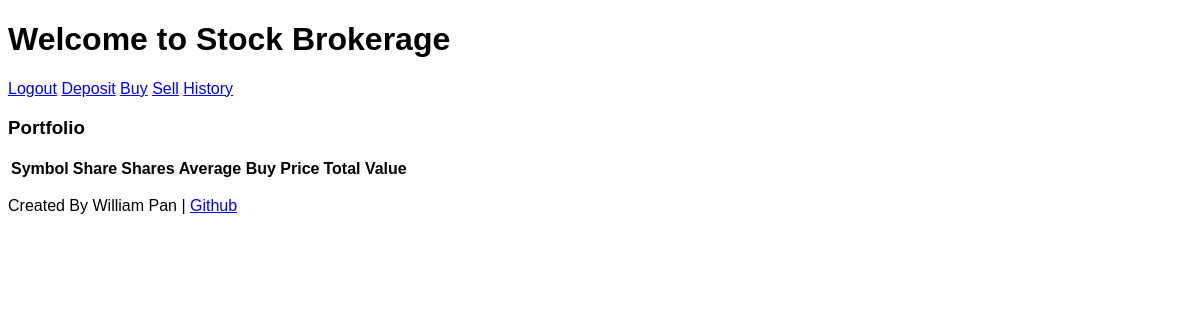
/ (signed in), run on an earlier commit of the app's database.
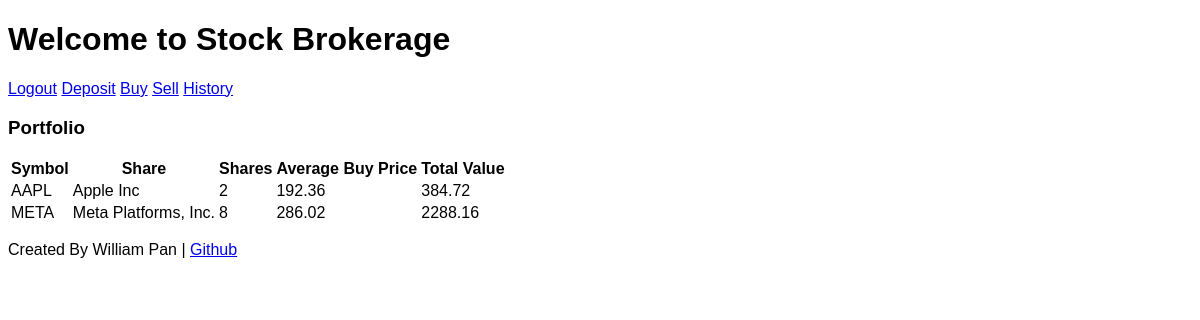
And on a later commit of the database.
### app.py (models this page shows)
class Portfolio(db.Model):
    id = db.Column(db.Integer, primary_key=True)
    user_id = db.Column(db.Integer, db.ForeignKey('user.id'), nullable=False)
    symbol = db.Column(db.String(10), nullable=False)
    name = db.Column(db.String(100), nullable=False)
    shares = db.Column(db.Integer, nullable=False)
    avg_buy_price = db.Column(db.Float, nullable=False)
    total_value = db.Column(db.Float, nullable=False)

### app.py (the view)
@app.route("/")
@require_login
def index():
    portfolio = db.session.execute(db.select(Portfolio).filter_by(user_id=session["user_id"])).scalars()
    return render_template("index.html", portfolio=portfolio)

### app.py (called while the page is built)
@app.after_request
def after_request(response):
    response.headers["Cache-Control"] = "no-cache, no-store, must-revalidate"
    response.headers["Expires"] = 0
    response.headers["Pragma"] = "no-cache"
    return response

### login.py (called while the page is built)
def require_login(function):
    @wraps(function)
    def decorated_function(*args, **kwargs):
        if session.get("user_id") is None:
            return redirect("/login")
        print("session", session.get("user_id"))
        return function(*args, **kwargs)
    return decorated_function

### templates/index.html (shortened to what this page needs)
{% extends "base.html" %}
{% block body %}
<a href="/logout">Logout</a>
<a href="/deposit">Deposit</a>
<a href="/buy">Buy</a>
<a href="/sell">Sell</a>
<a href="/trade_history">History</a>
<h3>Portfolio</h3>
<table>
    <thead>
        <tr>
            <th>Symbol</th>
            <th>Share</th>
            <th>Shares</th>
            <th>Average Buy Price</th>
            <th>Total Value</th>
        </tr>
    </thead>
    <tbody>
        {% for row in portfolio %}
        <tr>
            <td>{{row.symbol}}</td>
            <td>{{row.name}}</td>
            <td>{{row.shares}}</td>
            <td>{{row.avg_buy_price}}</td>
            <td>{{row.total_value}}</td>
        </tr>
        {% endfor %}
    </tbody>
</table>
{% endblock %}

What changed in the data, as far as the page shows it:
added Portfolio: symbol "AAPL", name "Apple Inc", shares "2", avg_buy_price "192.36", total_value "384.72"
added Portfolio: symbol "META", name "Meta Platforms, Inc.", shares "8", avg_buy_price "286.02", total_value "2288.16"
